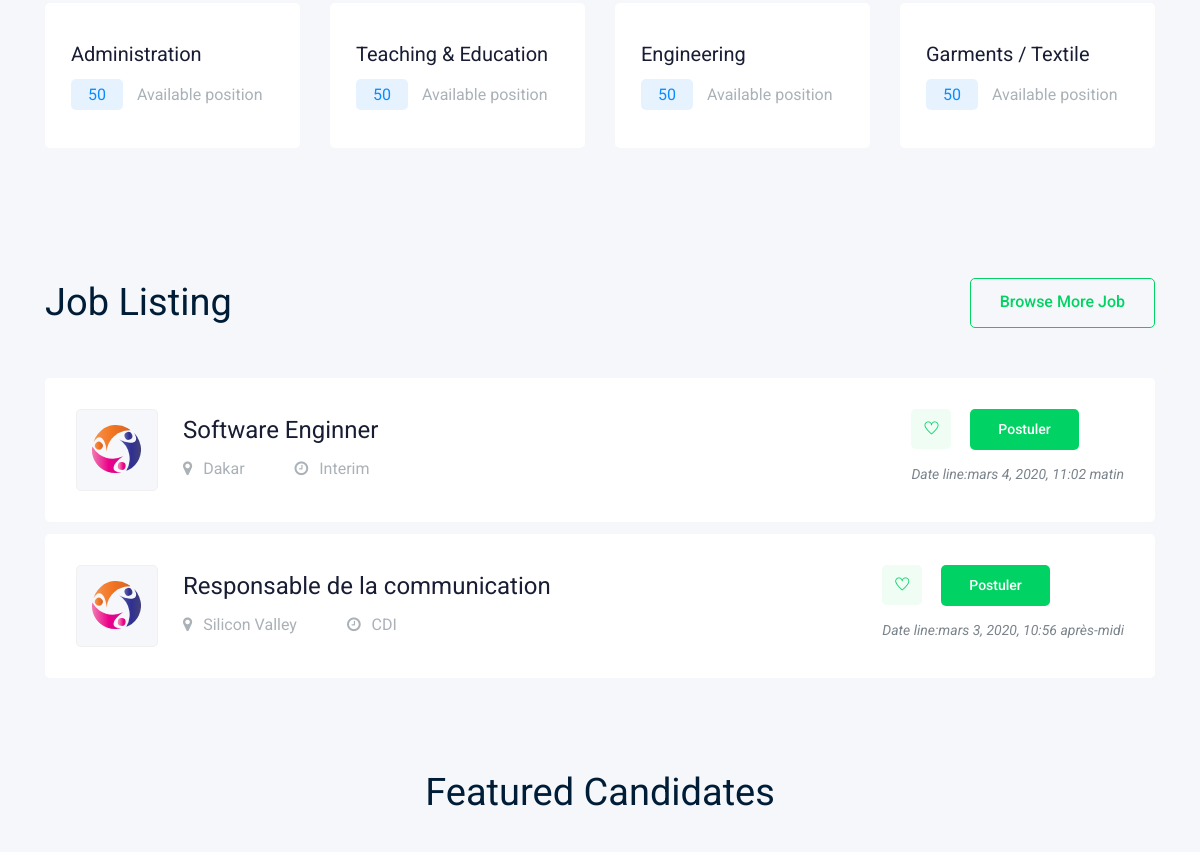
The app's page / (middle part), older data.
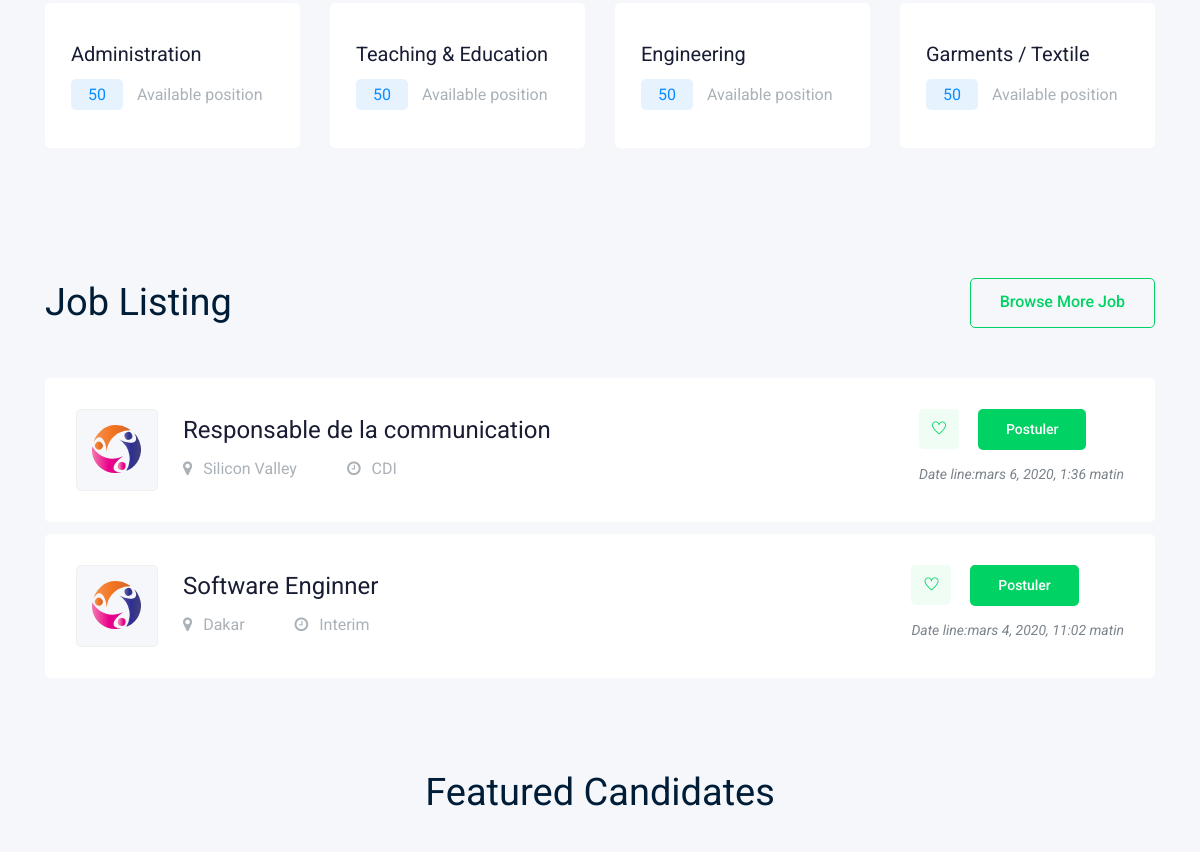
The same page, newer data.
### princ/models.py (models this page shows, shortened)
class Job (models.Model):
    jobtype = [
        ("CDD", "CDD"),
        ("CDI", "CDI"),
        ("Interim","Interim"),
        ("Freelance","Freelance")
    ]
    Categories = [
        ("enseignement","Enseignement education"),
        ("earketing","Marketing"),
        ("eelemarketing","Telemarketing"),
        ("software","Developpement d'application & web"),
        ("batiment","Batiments et design"),
        ("administration","Administration"),
        ("autre","Autres")
    ]
    Experiences = [
        ("non","Non spécifié"),
        ("Debutant","Debutant"),
        ("junior","1 à 2 ans d'experiences"),
        ("moyen", "2 à 6 ans d'experiences"),
        ("senior","plus de 6 ans d'experiences")
    ]
    posteur = models.ForeignKey('Compte', on_delete= models.CASCADE, blank=True)
    titre = models.CharField(max_length=200, blank=False)
    categorie = models.CharField(max_length=200, blank=True, default="autre", choices=Categories)
    lieu = models.CharField(max_length=200)
    type = models.CharField(max_length=100, choices=jobtype)
    experience = models.CharField(max_length=100, choices=Experiences, blank=True, default="None")
    pub_date = models.DateTimeField(auto_now=True)
    description = models.TextField()
    salaire_max = models.IntegerField(null=True)
    salaire_min = models.IntegerField(null=True)

### princ/views.py (the view)
# urls.py: 2. Add a URL to urlpatterns:  path('', views.home, name='home')
def home(request):
    jobs = Job.objects.order_by("-pub_date")[:5]
    cat_list = Job.Categories
    return render(request,"home.html",context={"jobs":jobs,"cat_list":cat_list})

### princ/helper.py (called while the page is built)
def mescontext(req):
    list_type = []
    cat_list = []
    exp_list = []
    for type in Job.jobtype:
        list_type.append(type[0])
    for cat in Job.Categories:
        cat_list.append(cat[0])
    for exp in Job.Experiences:
        exp_list.append(exp[0])
    return {
        "monmsg":"le message nous parle de jesus",
        "list_type" : list_type,
        "cat_list":cat_list,
        "exp_list": exp_list,
        "nb_job": Job.objects.count(),
    }

### templates/home.html (shortened to what the changed rows need)
{% extends 'squel.html' %}
{% block main %}
    {% block home-main %}
    <div class="job_listing_area">
        <div class="container">
            <div class="job_lists">
                <div class="row">
                    {% for job in jobs %}
    <div class="col-lg-12 col-md-12">
                        <div class="single_jobs white-bg d-flex justify-content-between">
                            <div class="jobs_left d-flex align-items-center">
                                <div class="thumb">
                                    <img src="{{MEDIA_URL}}img/svg_icon/2.svg" alt="">
                                </div>
                                <div class="jobs_conetent">
                                    <a href="job_details.html"><h4>{{job.titre}}</h4></a>
                                    <div class="links_locat d-flex align-items-center">
                                        <div class="location">
                                            <p> <i class="fa fa-map-marker"></i> {{job.lieu}}</p>
                                        </div>
                                        <div class="location">
                                            <p> <i class="fa fa-clock-o"></i> {{job.type}}</p>
                                        </div>
                                    </div>
                                </div>
                            </div>
                            <div class="jobs_right">
                                <div class="apply_now">
                                    <a class="heart_mark" href="#"> <i class="ti-heart"></i> </a>
                                    <a href="{% url 'apply_url' job.id %}" class="boxed-btn3">Postuler</a>
                                </div>
                                <div class="date">
                                    <p>Date line:{{job.pub_date}}</p>
                                </div>
                            </div>
                        </div>
                    </div>
{% endfor %}
                </div>
            </div>
        </div>
    </div>
    {% endblock home-main %}
{% endblock main %}

Row changes from the older to the newer data that the page shows:
changed Job "Responsable de la communication": pub_date "mars 3, 2020, 10:56 après-midi" → "mars 6, 2020, 1:36 matin"; moves up the list
